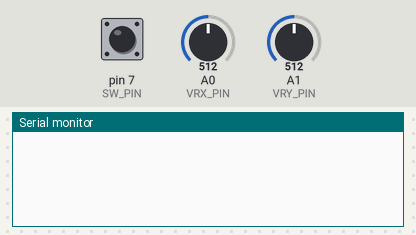
Simulated run of this sketch. Board: Arduino Uno, built with avr-gcc and run on an emulated ATmega328P. On the bench: the last lines printed to the serial monitor. The inputs (shaded band) are chosen by the test bench; at power-on: A0 (VRX_PIN) = 512, A1 (VRY_PIN) = 512, pin 7 (SW_PIN) HIGH.

Above: at 1.2 s.
1.3 s: A0 (VRX_PIN) set to 716
At 2.4 s:
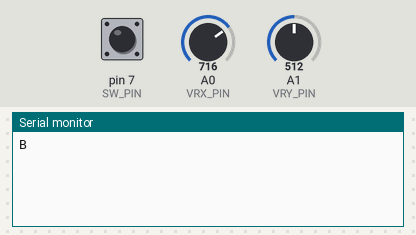
2.8 s: A1 (VRY_PIN) set to 716
At 3.8 s:
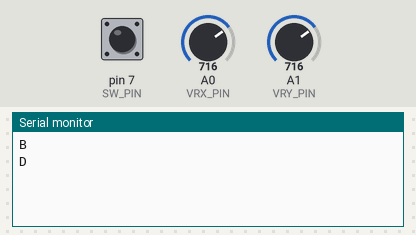
4.3 s: pin 7 (SW_PIN) pulled LOW for 0.15 s
At 5.3 s:
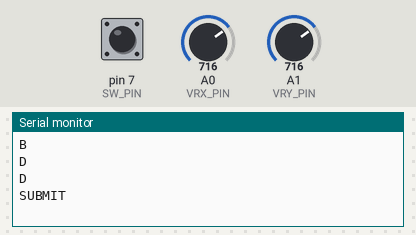
5.9 s: A0 (VRX_PIN) set to 511
At 6.6 s:
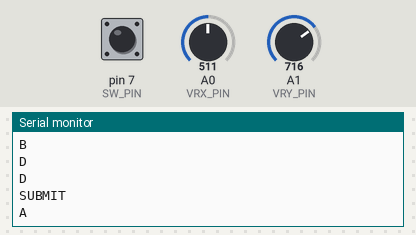
7.4 s: A1 (VRY_PIN) set to 511
At 8.0 s:
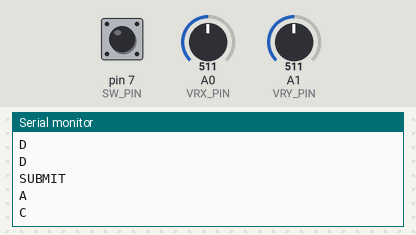

Measured:
- after the input at 1.3 s, the serial monitor: prints a new line at once (image 1)
- after the input at 2.8 s, the serial monitor: prints a new line at once (image 2)
- after the input at 4.3 s, the serial monitor: prints a new line at once (image 3)
- after the input at 5.9 s, the serial monitor: prints a new line at once (image 4)
- after the input at 7.4 s, the serial monitor: prints a new line at once (image 5)

The sketch:

joystick2.ino
```cpp
#define VRX_PIN A0 // X-axis
#define VRY_PIN A1 // Y-axis
#define SW_PIN 7   // Joystick button

// Define thresholds for movement and debouncing
const int MOVEMENT_THRESHOLD = 200;  // Adjust as needed
const int DEBOUNCE_DELAY = 500; // milliseconds

// Variables to store previous readings and times
int prevXValue = 512; // Initialize to center
int prevYValue = 512; // Initialize to center
unsigned long lastXTime = 0;
unsigned long lastYTime = 0;
unsigned long lastButtonTime = 0;

// Variables to track joystick state
enum JoystickState { CENTER, LEFT, RIGHT, UP, DOWN };
JoystickState currentXState = CENTER;
JoystickState currentYState = CENTER;

// Variable to store the selected option (A, B, C, or D)
char selectedOption = ' '; // Initialize to a space

void setup() {
  pinMode(SW_PIN, INPUT_PULLUP);
  Serial.begin(9600);
}

void loop() {
  int xValue = analogRead(VRX_PIN);
  int yValue = analogRead(VRY_PIN);
  bool buttonPressed = !digitalRead(SW_PIN); // LOW when pressed

  unsigned long currentTime = millis();

  // Handle X-axis (LEFT/RIGHT) for option selection
  if (abs(xValue - prevXValue) > MOVEMENT_THRESHOLD && currentTime - lastXTime > DEBOUNCE_DELAY) {
    if (xValue < 512 && currentXState != LEFT) { // Left
      selectedOption = 'A';
      currentXState = LEFT;
      Serial.println(selectedOption); // Send selected option
    } else if (xValue > 512 && currentXState != RIGHT) { // Right
      selectedOption = 'B';
      currentXState = RIGHT;
      Serial.println(selectedOption); // Send selected option
    }
    prevXValue = xValue;
    lastXTime = currentTime;
  } else if (abs(xValue - 512) < MOVEMENT_THRESHOLD && currentXState != CENTER) { // Back to center
    currentXState = CENTER;
    selectedOption = ' '; // Reset selected option
  }

  // Handle Y-axis (UP/DOWN) for option selection (C and D)
  if (abs(yValue - prevYValue) > MOVEMENT_THRESHOLD && currentTime - lastYTime > DEBOUNCE_DELAY) {
    if (yValue < 512 && currentYState != UP) { // Up
      selectedOption = 'C';
      currentYState = UP;
      Serial.println(selectedOption); // Send selected option
    } else if (yValue > 512 && currentYState != DOWN) { // Down
      selectedOption = 'D';
      currentYState = DOWN;
      Serial.println(selectedOption); // Send selected option
    }
    prevYValue = yValue;
    lastYTime = currentTime;
  } else if (abs(yValue - 512) < MOVEMENT_THRESHOLD && currentYState != CENTER) { // Back to center
    currentYState = CENTER;
    selectedOption = ' '; // Reset selected option
  }

  // Handle button press (SELECT) to submit answer
  if (buttonPressed && currentTime - lastButtonTime > DEBOUNCE_DELAY) {
    if (selectedOption != ' ') { // Only send if an option is selected
      Serial.println(selectedOption); // Send the selected option again to confirm
      Serial.println("SUBMIT"); // Send "SUBMIT" to indicate submission
      selectedOption = ' '; // Reset selected option after submission
    }
    lastButtonTime = currentTime;
  }

  delay(50); // Adjust as needed
}
```
